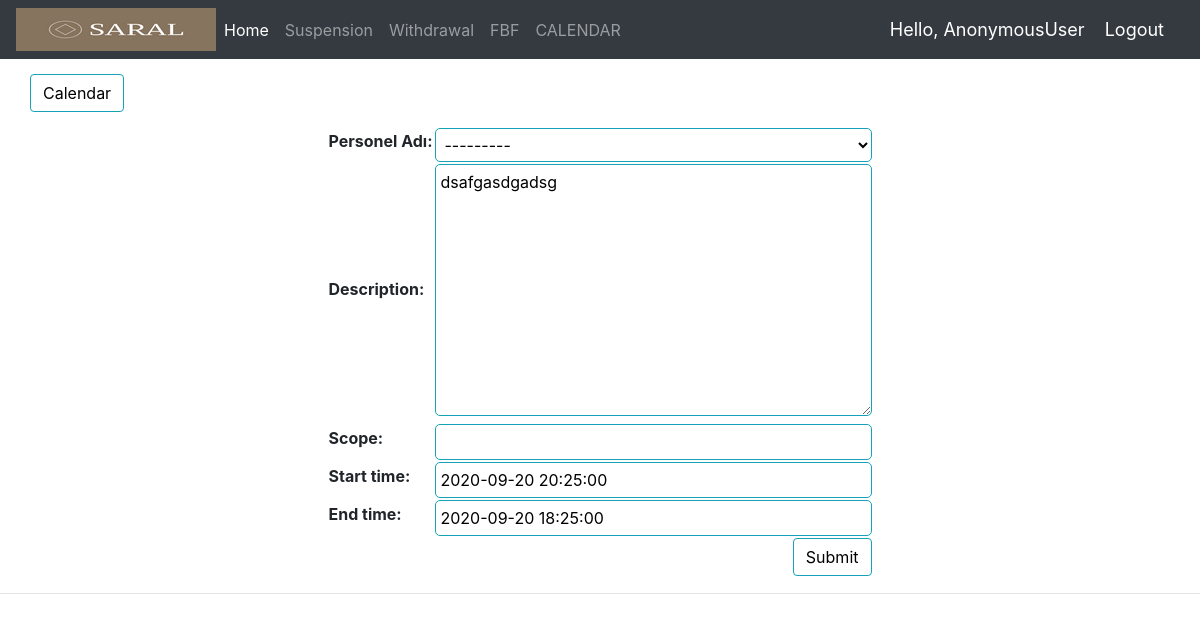
/event/edit/4/, run on the app's committed database.
### accounts/models.py (models this page shows, shortened)
class Denetci_9001(models.Model):
     Cert = models.IntegerField(null=True)
     Personel_Adı = models.TextField (max_length=200, null=True)
     ea = models.CharField(max_length=200,null=True)
     denetim_suresi = models.IntegerField(null=True,blank=True)
     def __str__(self):
          return str(self.Personel_Adı)

class Event(models.Model):
     user = models.ForeignKey(User,related_name='User',null=True, on_delete=models.CASCADE)
     Scope = models.CharField(max_length=100,null=True)
     Personel_Adı = models.ForeignKey(Denetci_9001, null=True,on_delete=models.SET_NULL)
     description = models.TextField()
     start_time = models.DateTimeField()
     end_time = models.DateTimeField()
     created_date = models.DateTimeField(auto_now_add=True)

### accounts/views.py (the view)
# urls.py: path('event/edit/<int:pk>/', views.EventEdit.as_view(), name='event_edit'),
class EventEdit(generic.UpdateView):
    model = Event
    fields = ['Personel_Adı', 'description','Scope' ,'start_time', 'end_time']
    template_name = 'accounts/event.html'

### templates/accounts/event.html (shortened to what this page needs)
{%  extends 'accounts/main.html' %}
{% block content %}
<div class="clearfix">
  <a class="btn btn-info left" href="{% url 'calendar' %}"> Calendar </a>
</div>
<form method="post">
  <table class="form form-table">
    {{ form }}
    <tr><td colspan="2"><button type="submit" class="btn btn-info right"> Submit </button></td></tr>
  </table>
</form>
{% endblock %}

### static/css/main.css (style rules this page uses)
a { color: #17a2b8; }
.left { float: left; }
.right { float: right; }
.btn { outline: none; color: black; background-color: transparent; box-shadow: 0 0 0 0; }
.clearfix { margin: 15px; }
.form { margin: auto; }
.form input, .form select, .form textarea { border-radius: 5px; border: 1px solid #17a2b8; outline: none; background: none; padding: 5px; width: 100%; }

### data on the page
Denetci_9001: Personel_Adı "---------"
Event: description "dsafgasdgadsg", start_time "2020-09-20 20:25:00", end_time "2020-09-20 18:25:00"

### other printed values
{{ request.user }} "AnonymousUser"
